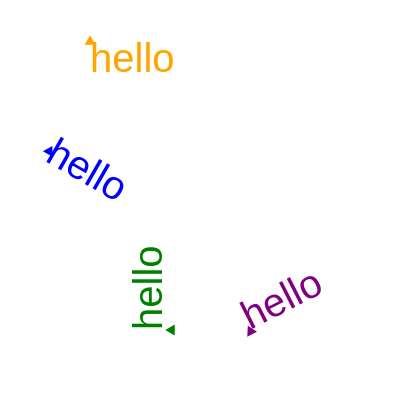

Vega-Lite specification stored for this chart:
### Vega specification from a JSON file in a GitHub repository (floating-point values rounded to 4 significant figures)
{"$schema": "https://vega.github.io/schema/vega/v5.json", "description": "A scatterplot showing horsepower and miles per gallons for various cars.", "background": "white", "padding": 5, "width": 200, "height": 200, "style": "cell", "config": {"style": {"cell": {"stroke": "transparent"}}}, "data": [{"name": "source_0", "values": [{"x": 40, "y": 15, "fill": "orange", "angle": 0, "baseline": "top"}, {"x": 20, "y": 70, "fill": "blue", "angle": 30, "baseline": "middle"}, {"x": 80, "y": 160, "fill": "green", "angle": -90, "baseline": "bottom"}, {"x": 120, "y": 160, "fill": "purple", "angle": -27, "baseline": "alphabetic"}]}], "marks": [{"name": "points", "type": "symbol", "from": {"data": "source_0"}, "encode": {"update": {"shape": {"value": "triangle-up"}, "size": {"value": 30}, "fill": {"field": "fill"}, "x": {"field": "x"}, "y": {"field": "y"}, "angle": {"field": "angle"}}}}, {"name": "text", "type": "text", "from": {"data": "source_0"}, "encode": {"update": {"text": {"value": "hello"}, "font": {"value": "Helvetica"}, "fontSize": {"value": 20}, "fill": {"field": "fill"}, "x": {"field": "x"}, "y": {"field": "y"}, "angle": {"field": "angle"}, "baseline": {"field": "baseline"}}}}]}
